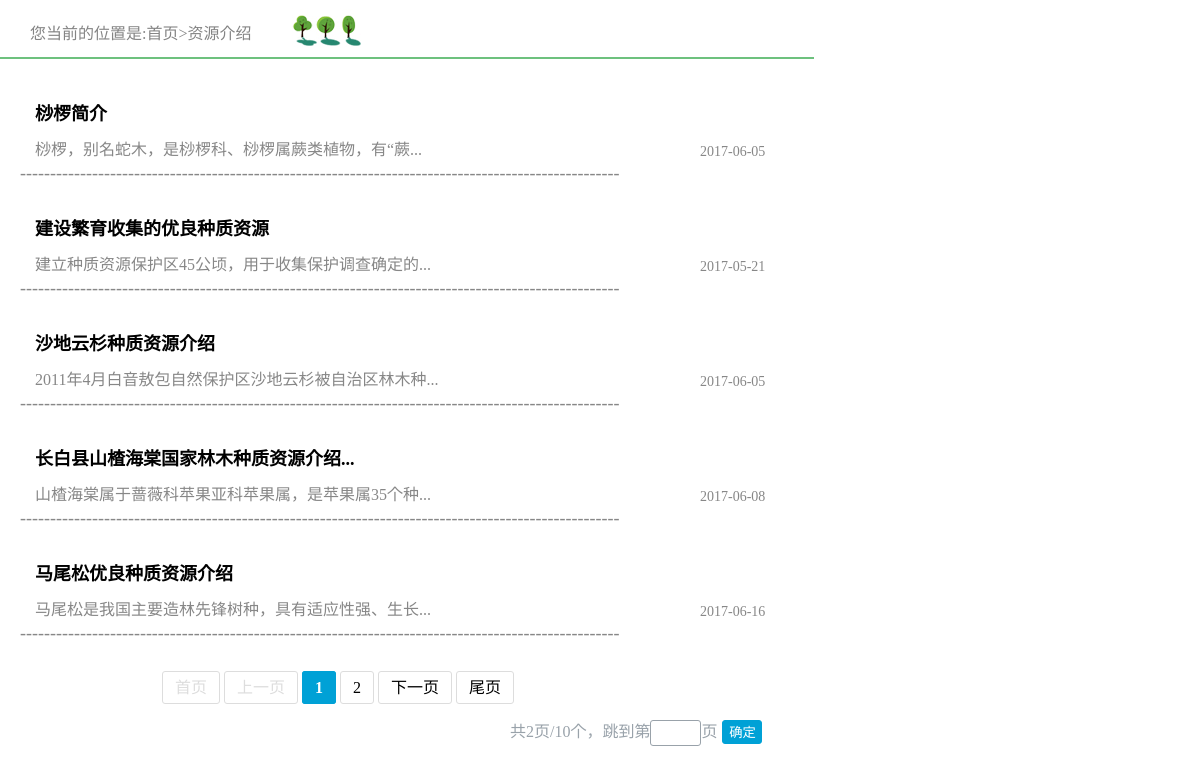
Screenshot of /tree/general/general_iframe.php with the database file from the repository.
### tree/php/open.php (called while the page is built, shortened)
<?php
function open_form_id_daoxu($form){
	$sql="select * from `$form` WHERE `view`='1' order by id desc ";
	$result= mysql_query($sql);
	return $result;
}
function substr_cut($str_cut,$length)
{
    if (strlen($str_cut) > $length)
    {
        for($i=0; $i < $length; $i++)
        if (ord($str_cut[$i]) > 128)    $i=$i+2;
        $str_cut = substr($str_cut,0,$i)."...";
    }
    return $str_cut;
}
?>

### tree/php/functions_general.php (the view, shortened to what this page needs)
<?php
	include("open.php");
function titile($form){
	$div="<div class='title'>";
	$div.="<div class='nav'>";
	$div.="<span>您当前的位置是:</span>";
	$div.="<a href='../index.php' target='_blank'>首页></a>";
	switch($form){
			case "general-introduce":$div.="<span>资源介绍</span></div>";break;
		}
	$div.="<div class='background'></div></div>";
	echo $div;
}
function banner($form,$page){
		$total_sql="SELECT COUNT(*) FROM `$form` WHERE `view`='1'";
			$total_result=mysql_fetch_array(mysql_query($total_sql));
			$total=$total_result[0];
		$showPage=5;
		$total_pages=ceil($total/$showPage);
		$page_banner="<div class='banner'>";
		$kaishi=1;
		$end=$total_pages;
		if($page>1){
			$page_banner.="<a href='".$_SERVER['PHP_SELF']."?form={$form}&page=1'>首页</a>";
			$page_banner.="<a href='".$_SERVER['PHP_SELF']."?form={$form}&page=".($page-1)."'>上一页</a>";
		}
		else{
			$page_banner.="<span class='disable'>首页</span>";
			$page_banner.="<span class='disable'>上一页</span>";
		}
		for($i=$kaishi;$i<=$end;$i++){
			if($page==$i){
				$page_banner.="<span class='current'>{$i}</span>";
			}
			else{
				$page_banner.="<a href='".$_SERVER['PHP_SELF']."?form={$form}&page=".$i."'>{$i}</a>";
			}
		}
		if($page<$total_pages){
			$page_banner.="<a href='".$_SERVER['PHP_SELF']."?form={$form}&page=".($page+1)."'>下一页</a>";
			$page_banner.="<a href='".$_SERVER['PHP_SELF']."?form={$form}&page=".$total_pages."'>尾页</a>";
		}
		else{
			$page_banner.="<span class='disable'>下一页</span>";
			$page_banner.="<span class='disable'>尾页</span>";
		}
		$page_banner.="<form action='".$_SERVER['PHP_SELF']."' method='get'>";
		$page_banner.="共".$total_pages."页/".$total."个，";
		$page_banner.="<input type='hidden' name='form' value='{$form}'>";
		$page_banner.="跳到第<input class='in1' type='text' size='2' name='page'>页";
		$page_banner.="<input class='in2' type='submit' value='确定' />";
		$page_banner.="</form>";
		$page_banner.="</div>";
		echo $page_banner;
}
function  fengye($form,$page){
		$star=($page-1)*5;
		$end=($page)*5;
		$dao=open_form_id_daoxu($form);
		$i=0;
		$li="<ul class='ul1'>";
		while($row=mysql_fetch_array($dao)){
			if($star<=$i&&$i<$end){
				if($star<$end){
					++$star;
						$li.="<li>";
						$li.="<a class='tit' href='general_detail.php?form=".$form."&id=".$row["id"];
						$li.="&page=".$page;
						$li.="' target='_blank'>";
						$get_row=substr_cut($row["title"],50);
						$li.=$get_row;
						$li.="</a>";
						$li.="<a class='cont' href='general_detail.php?form=".$form."&id=".$row["id"];
						$li.="&page=".$page;
						$li.="' target='_blank'>";
						if($row["picture"]){
							$get_row=substr_cut($row["content"],50);
						}
						else{
							$get_row=substr_cut($row["content"],70);
						}
						$li.=$get_row;
						$li.="</a>";
						$li.="<p class=\"time\">";
						$li.=$row["time"];
						$li.="</p>";
						$li.="<p class=\"xian\">----------------------------------------------------------------------------------------------------</p></li>";
				}
			}
			++$i;
		}
		$li.="</ul>";
		echo $li;
		banner($form,$page);
}
?>

### tree/css/chuShiHua.css (style rules this page uses)
body { margin: 0;padding: 0;font-family: "微软雅黑" }
* { text-decoration: none;list-style: none; padding:0px 0px 0px 0;margin: 0px 0px 0px 0px; border:none; }
p { padding:0px 0px 0px 0;margin: 0px 0px 0px 0px; }
a,input,button { outline:none;border:none }
a { color:#000; }
body { margin:0px auto; width:100%; background: #e8e8e8; }

### tree/css/information/information_iframe.css (style rules this page uses)
body { width: 814px; height:800px; margin: 0 0 0 0; background: #FFFFFF; }
#content .title { border-bottom:2px solid #6dc17e; width:814px; height:57px; }
#content .title .nav { margin-top:20px; margin-left:30px; color:#848484; font-size: 16px; float:left; }
#content .title .nav a { color:#848484; }
#content .title .background { width: 109px; height:57px; background: url(../tips_picture/nei-nav.jpg) no-repeat; float: left; }
#content .ul1 { width:780px; margin-left:20px; }
#content .ul1 li { width:780px; height:115px; position:relative; }
#content .ul1 li a { display: block; }
#content .ul1 li .tit { display: block; font-size: 18px; font-weight:bold; width:600px; height:22px; float:left; margin-top:40px; margin-left:15px; }
#content .ul1 li .cont { font-size: 16px; color:#878787; width:470px; height:20px; float:left; margin-top:15px; margin-left:15px; }
#content .ul1 li .time { font-size: 14px; color:#878787; width:180px; height:20px; position: absolute; top:85px; left:680px; }
#content .ul1 li .xian { font-size: 18px; color:#878787; width:780px; height:1px; position: absolute; line-height: 0px; top:114px; left:0px; }
#content .banner { font-size:16px; margin-top:40px; margin-left:160px; }
#content .banner a { border:1px solid #dddddd; border-radius:3px 3px; padding:7px 12px 7px 12px; margin:2px; text-decoration: none; }
#content .banner .current { border:1px solid #00a1d6; border-radius:3px 3px; padding:7px 12px 7px 12px; margin:2px; background:#00a1d6; color:#ffffff; font-weight: bold; }
#content .banner .disable { border:1px solid #dddddd; border-radius:3px 3px; padding:7px 12px 7px 12px; margin:2px; color:#dddddd; }
#content .banner form { margin-top:20px; margin-left:350px; color:#99a2aa; }
#content .banner form .in1 { border:1px solid #99a2aa; width:49px; height:24px; border-radius: 3px; }
#content .banner form .in2 { border:1px solid #00a1d6; width:40px; height:24px; border-radius: 3px; margin-left:5px; color:#ffffff; background:#00a1d6; cursor:pointer; }

### rows the page displays
general-introduce: value "桫椤简介 桫椤，别名蛇木，是桫椤科、桫椤属蕨类植物，有“蕨... 2017-06-05"
general-introduce: value "建设繁育收集的优良种质资源 建立种质资源保护区45公顷，用于收集保护调查确定的... 2017-05-21"
general-introduce: value "沙地云杉种质资源介绍 2011年4月白音敖包自然保护区沙地云杉被自治区林木种... 2017-06-05"
general-introduce: value "长白县山楂海棠国家林木种质资源介绍... 山楂海棠属于蔷薇科苹果亚科苹果属，是苹果属35个种... 2017-06-08"
general-introduce: value "马尾松优良种质资源介绍 马尾松是我国主要造林先锋树种，具有适应性强、生长... 2017-06-16"

### other values shown
$page_banner "共2页/10个，"
